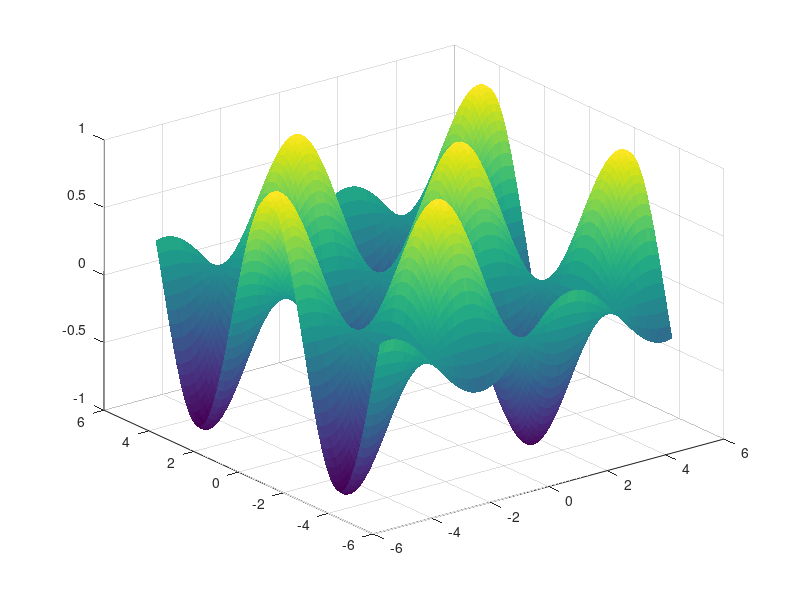

This chart was generated by the following MATLAB code: (Note: this script raises an error after producing the figure.)
%% create a matrix
close all;
clear;
clc;

% Define grid using linspace
x_vals = linspace(-5, 5, 100); % 100 point from -5 to 5
y_vals = linspace(-5, 5, 100);

% Preallocate the scalar field matrix
f = zeros(length(y_vals), length(x_vals));

% fill the matrix using nested for loops
for i = 1:length(y_vals)
    for j = 1:length(x_vals)
        x = x_vals(j);
        y = y_vals(i);
        f(i, j) = sin(x) * cos(y); % example scalar field
    end
end

disp(['Size of f: ', num2str(size(f,1)), ' rows x', num2str(size(f,2)), ' columns'])

% Create meshgrid for plotting
[X, Y] = meshgrid(x_vals, y_vals);

% Surface plot
figure;
surf(X, Y, f, 'EdgeColor', 'none');
colormap parula;
colorbar;
title('Surface Plot of Scalar Field');
xlabel('x');
ylabel('y');
zlabel('f(x, y)');
hold on;

% view settings
view(45, 30);
grid on;
%% Part 2
% Define the grid
[x, y] = meshgrid(-5:0.1:5, -5:0.1:5);

% Define a scalar field, for example: f(x, y)
